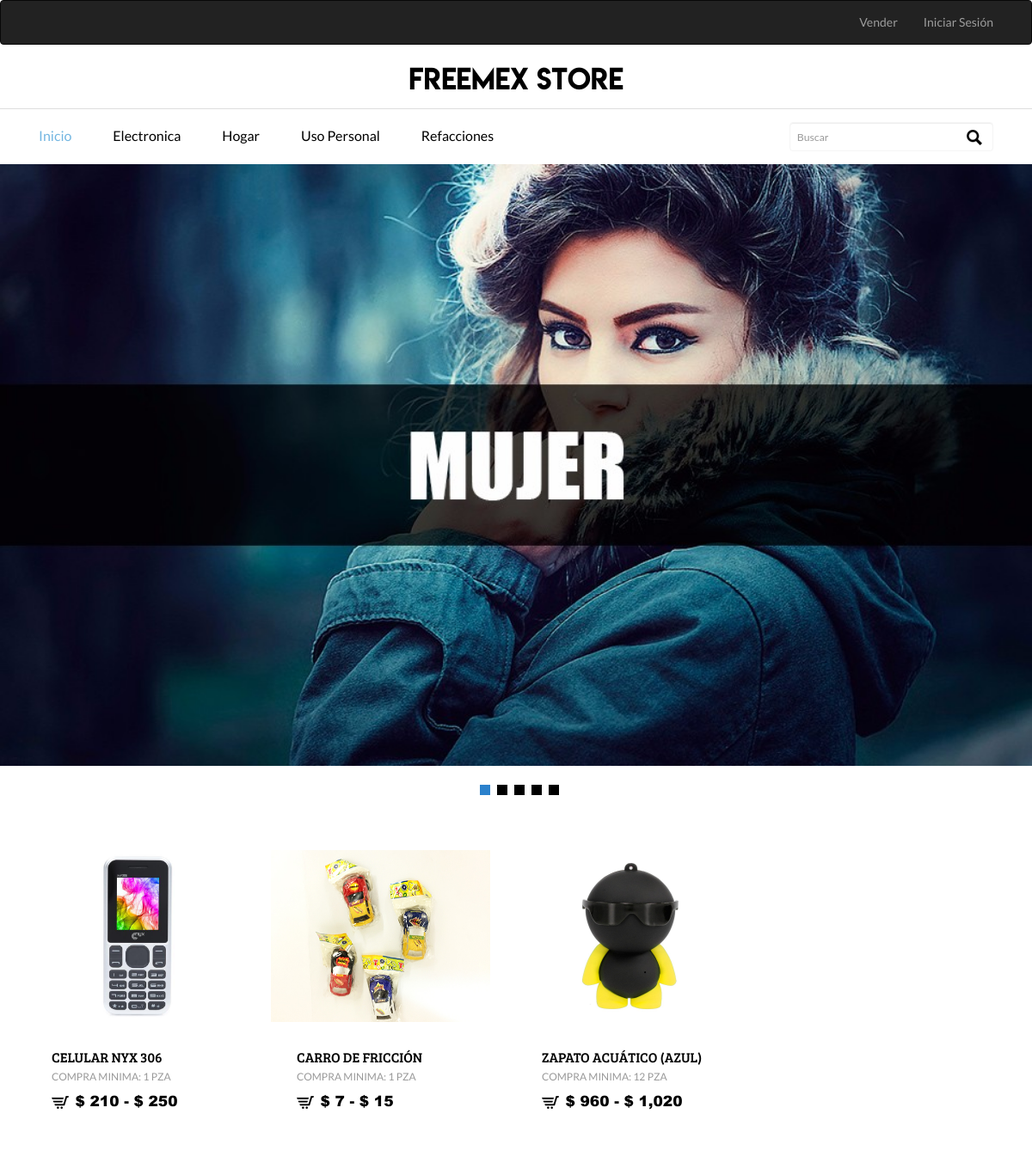
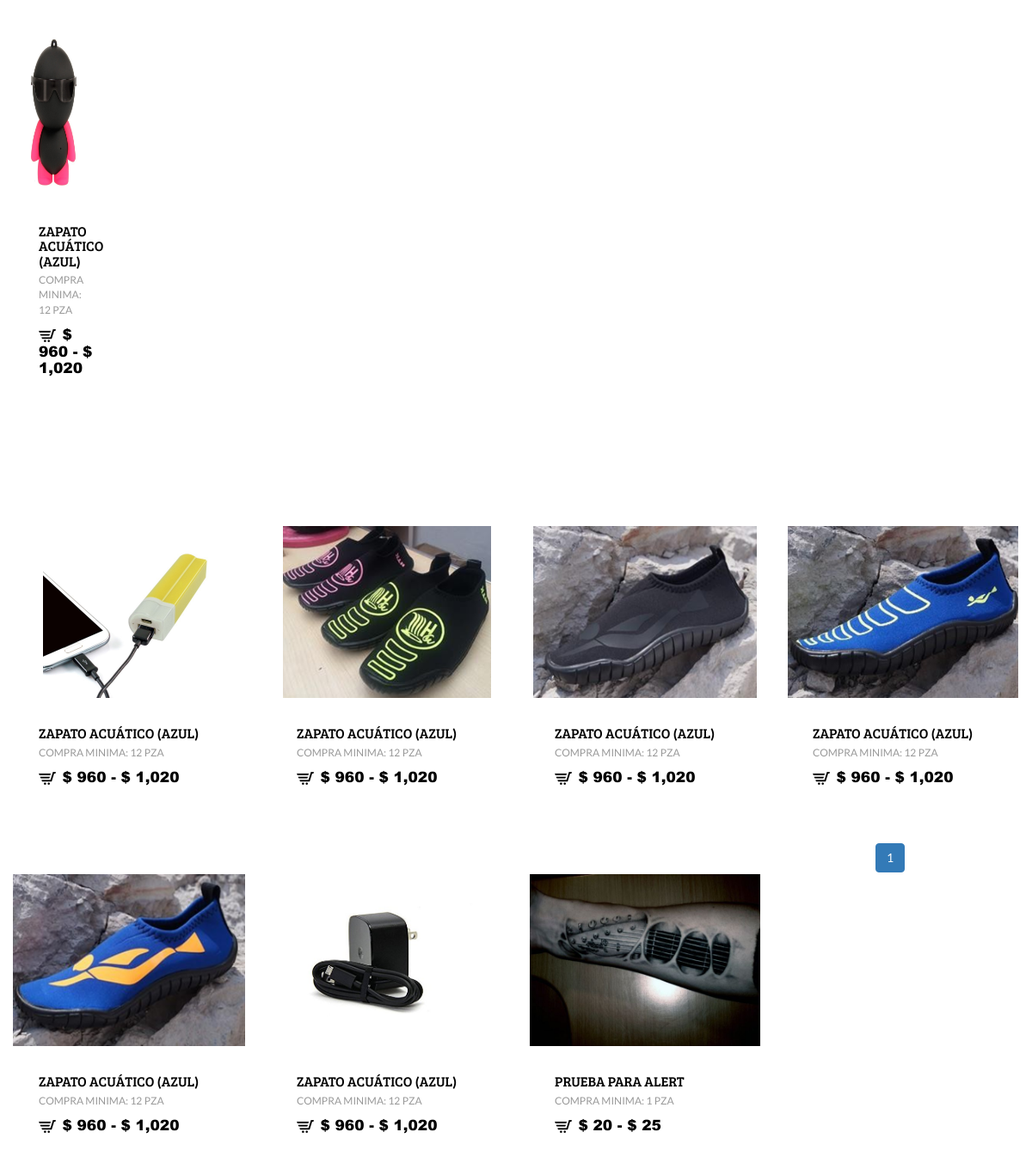
The page /ecommerce/index2.php on the database its author committed (2 pictures, top to bottom).
### tables this page shows
CREATE TABLE `products` (
  `id` int(10) UNSIGNED NOT NULL,
  `user_id` int(10) UNSIGNED NOT NULL,
  `title` varchar(255) NOT NULL,
  `description` text NOT NULL,
  `princing` decimal(9,2) NOT NULL,
  `created_at` timestamp NULL DEFAULT NULL,
  `updated_at` timestamp NULL DEFAULT NULL,
  `extension` varchar(255) DEFAULT NULL,
  `minima` varchar(255) NOT NULL DEFAULT '1',
  `ima` varchar(255) DEFAULT NULL,
  `Tipo_unidad` varchar(255) NOT NULL,
  `princingMax` decimal(9,2) DEFAULT NULL,
  `categoria` varchar(255) NOT NULL,
  `sub` varchar(255) NOT NULL,
  `clas` varchar(255) DEFAULT NULL,
  `t_garantia` varchar(255) DEFAULT NULL,
  `devoluciones` varchar(255) DEFAULT NULL,
  `t_entrega` varchar(255) DEFAULT NULL,
  `envio` varchar(255) DEFAULT NULL,
  `descuento_vol` varchar(255) DEFAULT NULL
);

### ecommerce/database/products.php (called while the page is built)
<?php
include('config/db.php');
$sql='SELECT * FROM products';
$resultado=$gbd->prepare($sql);
$resultado->execute();
$rows=$resultado->rowCount();
$total_paginas=ceil($rows/$t_paginas);
$next="SELECT * FROM products LIMIT ".$empezar.",".$t_paginas;
$conn=$gbd->prepare($next);
$conn->execute(array());
?>

### ecommerce/view/products/product.php (the view)
<div class="product-main simpleCart_shelfItem">
	<a href="view/products/show.php?id=<?php echo $row['id']; ?>" class="mask">
		<img class="img-responsive zoom-img" src="view/products/image/<?php echo $row['id'].$row['extension']; ?>" alt="" />
	</a>
	<div class="product-bottom">
		<h3><?php echo $row['title']; ?></h3>
		<p>Compra minima: <?php echo $row['minima']." ".$row['Tipo_unidad']; ?>
		</p>
		<h4 ><a class="item_add" href="#"><i></i></a> <span class=" item_price" style="font-family: 'arial-black';">$ <?php echo number_format($row['princing']); ?>
					<?php
					if($row['princingMax'] != ''){
						echo "- $ ".number_format($row['princingMax']);
					}
					?></span></h4>
	</div>
</div>

### ecommerce/index2.php (shortened to what this page needs)
<?php
$pagina=1;
$t_paginas=40;
$empezar=($pagina-1)*$t_paginas;
?>
<!DOCTYPE html>
<html>
<head>
<link href="css/bootstrap.css" rel="stylesheet" type="text/css" media="all" />
<link href="css/style.css" rel="stylesheet" type="text/css" media="all" />
<link href="css/style2.css" rel="stylesheet" type="text/css" media="all" />
<link href="css/memenu.css" rel="stylesheet" type="text/css" media="all" />
</head>
<body>
	<div id="app">
    <div>
        <nav class="navbar navbar-expand-lg navbar-inverse bg-inverse">
            <div class="container">
                <div class="collapse navbar-collapse" id="app-navbar-collapse">
                    <ul class="nav navbar-nav">
                    </ul>
                    <ul class="nav navbar-nav navbar-right">
                        <li>
                         <a href="view/sellers">
                            Vender
                         </a>
                        </li>
                           <?php if(!isset($_SESSION['SESS_MEMBER_ID'])){ ?>
                            <li><a href="view/auth">Iniciar Sesión</a></li>
                        <?php }else{ ?>
                            <li><a href="view/auth/home.php">Mi perfil</a></li>
                            <li><a href="view/auth">Cerrar Sesión</a></li>
                        <?php } ?>
                    </ul>
                </div>
            </div>
        </nav>
    </div>
	<div class="logo">
		<a href="./"><h1>Freemex Store</h1></a>
	</div>
    <div class="header-bottom">
        <div class="container">
            <div class="header">
                <div class="col-md-9 header-left">
                <div class="top-nav">
                    <ul class="memenu skyblue">
                        <li class="active"><a href="view/products">Inicio</a></li>
                        <li class="grid"><a href="view/products?busqueda=Electronica">Electronica</a>
                        </li>
                        <li class="grid"><a href="view/products?busqueda=Hogar">Hogar</a>
                        </li>
                        <li class="grid"><a href="view/products?busqueda=Uso personal">Uso Personal</a>
                        </li>
                        <li class="grid"><a href="view/products?busqueda=Refacciones">Refacciones</a>
                        </li>
                    </ul>
                </div>
            </div>
             <div class="col-md-3 header-right">
             <div class="search-bar">
                <form action="view/products/" method="GET" role="search">
                    <input type="text" name="busqueda" class="form-control" placeholder="Buscar" >
                    <input type="submit" class="lupa" value="">
                </form>
              </div>
            </div>
            <div class="clearfix"> </div>
            </div>
        </div>
    </div>
<div class="bnr" id="home">
	<div  id="top" class="callbacks_container">
		<ul class="rslides" id="slider4">
		    <li>
				<img src="image/ropa_mujer.jpg" alt=""/>
			</li>
		</ul>
	</div>
</div>
<div class="product">
<div class="container">
	<div class="product-top">
    <?php
    $n_product=1;
    include('database/products.php');
    foreach($conn as $row){
    ?>
        <?php if($n_product==1){ ?>
        <div class="product-one">
    			<div class="col-md-3 product-left">
    			<?php
    			include("view/products/product.php");
                $n_product=$n_product+1;
    			?>
            </div>
        <?php }else if($n_product==2 || $n_product==3){ ?>
                <div class="col-md-3 product-left">
                <?php
                include("view/products/product.php");
                $n_product=$n_product+1;
                ?>
                </div>
        <?php }else if($n_product==4){ ?>
                <div class="col-md-3 product-left">
                <?php
                include("view/products/product.php");
                $n_product=1;
                ?>
    	       </div>
               <div class="clearfix"></div>
        </div>
        <?php } ?>
    <?php
    if($n_product==2 || $n_product==3 || $n_product==4){ echo "</div>";}
    }
    ?>
<div class="container">
      <center><nav>
        <ul class="pagination">
          <?php for($i=1;$i<=$total_paginas;$i++){
           if($i==$pagina){ ?>
              <li class="active"><a href="?pagina=<?php echo $i; ?>" disabled><?php echo $i; ?> <span class="sr-only">(current)</span></a></li>
          <?php }else{ ?>
              <li><a href="?pagina=<?php echo $i; ?>"><?php echo $i; ?></a></li>
          <?php } }?>
        </ul>
      </nav></center>
  </div>
</body>
</html>

### ecommerce/css/style.css (style rules this page uses)
.navbar { margin-bottom:0px; }
.product { width: 500px; max-width: 100%; padding: 1em; position: relative; }
.logo { max-width:100%; }

### ecommerce/css/style2.css (style rules this page uses)
body { background:#fff; font-family: 'Lato-Regular'; }
body a { transition: 0.5s all; -webkit-transition: 0.5s all; -o-transition: 0.5s all; -moz-transition: 0.5s all; -ms-transition: 0.5s all; }
.logo { text-align: center; padding: 25px 0 20px 0px; border-bottom: 1px solid #DEDEDE; }
.logo a h1 { font-size: 32px; color: #000000; margin: 0; font-family: 'LemonMilk'; text-transform: uppercase; display: inline-block; }
.search-bar input[type="text"] { width: 100%; padding: 8px 45px 8px 8px; border: 1px solid #F5F5F5; background: none; outline: none; -webkit-appearance: none; color: rgba(0, 0, 0, 0.74); font-size: 0.875em; font-family: 'Lato', sans-serif; position: relative; }
.search-bar .lupa { background: url(../image/search.png)no-repeat 0px 0px; outline: none; -webkit-appearance: none; border: 0; display: inline-block; vertical-align: -webkit-baseline-middle; position: absolute; width: 18px; height: 18px; top: 9px; right: 10%; }
.search-bar { width: 93%; float: right; }
.item_add { color: #fff; border:none; }
.header-bottom { padding: 18px 0px; }
.callbacks_container { position: relative; float: left; width: 100%; }
.callbacks { position: relative; list-style: none; overflow: hidden; width: 100%; padding: 0; margin: 0; }
.callbacks li { position: absolute; width: 100%; left: 0; top: 0; }
.rslides { position: relative; list-style: none; overflow: hidden; width: 100%; padding: 0; margin: 0; }
.rslides li { -webkit-backface-visibility: hidden; position: absolute; display: none; width: 100%; left: 0; top: 0; }
.rslides img { height: auto; display: block; float: left; width: 100%; border: 0; }
.product-left { text-align: center; }
.product-main { padding: 1em 0px 2.7em 0px; }
.product { padding: 3em 0px 6em 0px; }
.product-bottom h3 { font-size: 16px; color: #000; margin: 0; text-transform: uppercase; font-family: 'BreeSerif-Regular'; }
.product-bottom h4 span { font-size: 17px; color: #000; margin: 5px 0 0 0; font-family: 'BreeSerif-Regular'; }
.product-bottom h4 i { background: url(../image/cart-2.png) no-repeat; width: 20px; height: 15px; display: inline-block; margin-right: 4px; vertical-align: middle; }
.product-bottom { text-align: left; margin-top: 20px; padding-left: 30px; }
.product-bottom p { font-size: 12px; color: #999; margin: 5px 0 0 0; text-transform: uppercase; }
.product-left { margin-top:30px }
img.zoom-img { max-width:100%; height:200px; -webkit-transform: scale(1, 1); -webkit-transition-timing-function: ease-out; -webkit-transition-duration: 250ms; -moz-transform: scale(1, 1); -moz-transition-timing-function: ease-out; -moz-transition-duration: 250ms; margin: 0 auto; }
a.mask { text-decoration: none; overflow: hidden; display: block; padding: 12px 0px; }
ul { padding: 0; list-style: none; }
@media (max-width:1280px) { .logo { padding: 22px 0 17px 0px; } }
@media (max-width:1280px) { .header-bottom { padding: 15px 0px; } }
@media (max-width:1280px) { .product { padding: 3em 0px 5em 0px; } }

### ecommerce/css/memenu.css (style rules this page uses)
.memenu { margin: 5px 0 0 0; padding: 0; width: 100%; list-style: none; display: inline-block; position: relative; font-size: 15px; }
.memenu li { display:inline-block; }
.memenu>li>a { float: left; padding-right: 45px; color: #000; font-size: 16px; text-decoration: none; transition: color .4s ease-in-out; -moz-transition: color .4s ease-in-out; -webkit-transition: color .4s ease-in-out; -o-transition: color .4s ease-in-out; }
.skyblue li>a,.skyblue>li.showhide span { color:#000; }
.skyblue>li:hover>a,.skyblue>li.active>a,.skyblue .dropdown li:hover>a { color:#73B6E1; }

### rows shown on the page
products: extension (picture), title "CELULAR NYX 306", minima "1", Tipo_unidad "PZA", princing "210", princingMax "250"
products: extension (picture), title "CARRO DE FRICCIÓN", minima "1", Tipo_unidad "PZA", princing "7", princingMax "15"
products: extension (picture), title "ZAPATO ACUÁTICO (AZUL)", minima "12", Tipo_unidad "PZA", princing "960", princingMax "1,020"
products: extension (picture), title "ZAPATO ACUÁTICO (AZUL)", minima "12", Tipo_unidad "PZA", princing "960", princingMax "1,020"
products: extension (picture), title "ZAPATO ACUÁTICO (AZUL)", minima "12", Tipo_unidad "PZA", princing "960", princingMax "1,020"
products: extension (picture), title "ZAPATO ACUÁTICO (AZUL)", minima "12", Tipo_unidad "PZA", princing "960", princingMax "1,020"
products: extension (picture), title "ZAPATO ACUÁTICO (AZUL)", minima "12", Tipo_unidad "PZA", princing "960", princingMax "1,020"
products: extension (picture), title "ZAPATO ACUÁTICO (AZUL)", minima "12", Tipo_unidad "PZA", princing "960", princingMax "1,020"
products: extension (picture), title "ZAPATO ACUÁTICO (AZUL)", minima "12", Tipo_unidad "PZA", princing "960", princingMax "1,020"
products: extension (picture), title "ZAPATO ACUÁTICO (AZUL)", minima "12", Tipo_unidad "PZA", princing "960", princingMax "1,020"
products: extension (picture), title "PRUEBA PARA ALERT", minima "1", Tipo_unidad "PZA", princing "20", princingMax "25"
